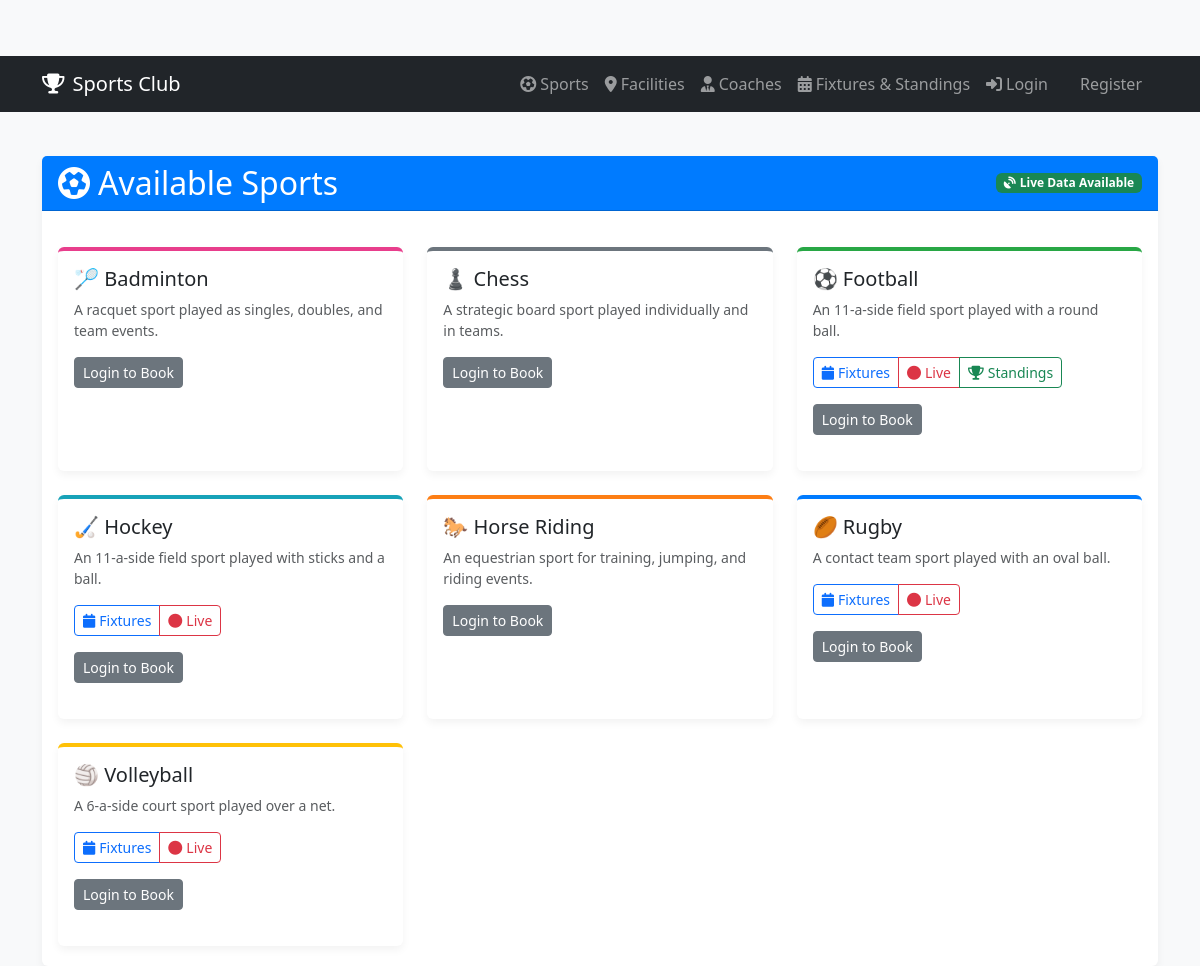
The page /public/view_sports.php on the database its author committed.
### tables this page shows
CREATE TABLE IF NOT EXISTS `sports` (
    `sport_id` INT AUTO_INCREMENT PRIMARY KEY,
    `name` VARCHAR(100) NOT NULL UNIQUE,
    `description` TEXT
);

### public/view_sports.php (the view, shortened to what this page needs)
<?php
include_once("../includes/header.php");
require_once "../config/db_connect.php";
$sports = [];
$sql = "SELECT sport_id, name, description FROM sports ORDER BY name";
if ($result = $conn->query($sql)) {
    while ($row = $result->fetch_assoc()) $sports[] = $row;
}
$sportConfig = [
    'Football'     => ['icon' => '⚽', 'color' => '#28a745', 'hasApi' => true],
    'Rugby'        => ['icon' => '🏉', 'color' => '#007bff', 'hasApi' => true],
    'Volleyball'   => ['icon' => '🏐', 'color' => '#ffc107', 'hasApi' => true],
    'Hockey'       => ['icon' => '🏑', 'color' => '#17a2b8', 'hasApi' => true],
    'Badminton'    => ['icon' => '🏸', 'color' => '#e83e8c', 'hasApi' => false],
    'Chess'        => ['icon' => '♟️', 'color' => '#6c757d', 'hasApi' => false],
    'Horse Riding' => ['icon' => '🐎', 'color' => '#fd7e14', 'hasApi' => false],
];
?>
<div class="row">
    <div class="col-md-12">
        <div class="card">
            <div class="card-header d-flex justify-content-between align-items-center">
                <h2 class="mb-0">
                    <i class="fas fa-futbol me-2"></i>Available Sports
                </h2>
                <span class="badge bg-success">
                    <i class="fas fa-satellite-dish me-1"></i>Live Data Available
                </span>
            </div>
            <div class="card-body">
                <div class="row">
                    <?php foreach ($sports as $sport):
                        $cfg = $sportConfig[$sport['name']] ?? ['icon' => '🏅', 'color' => '#007bff', 'hasApi' => false];
                    ?>
                    <div class="col-md-4 mb-4">
                        <div class="card h-100" style="border-top: 4px solid <?php echo $cfg['color']; ?>">
                            <div class="card-body">
                                <h5 class="card-title">
                                    <?php echo $cfg['icon']; ?>
                                    <?php echo htmlspecialchars($sport['name']); ?>
                                </h5>
                                <p class="card-text text-muted small">
                                    <?php echo htmlspecialchars($sport['description']); ?>
                                </p>
                                <?php if ($cfg['hasApi']): ?>
                                <div class="btn-group btn-group-sm mb-2" role="group">
                                    <button class="btn btn-outline-primary"
                                            onclick="loadSportData('<?php echo $sport['name']; ?>', 'fixtures')">
                                        <i class="fas fa-calendar me-1"></i>Fixtures
                                    </button>
                                    <button class="btn btn-outline-danger"
                                            onclick="loadSportData('<?php echo $sport['name']; ?>', 'live')">
                                        <i class="fas fa-circle me-1"></i>Live
                                    </button>
                                    <?php if ($sport['name'] === 'Football'): ?>
                                    <button class="btn btn-outline-success"
                                            onclick="loadSportData('<?php echo $sport['name']; ?>', 'standings')">
                                        <i class="fas fa-trophy me-1"></i>Standings
                                    </button>
                                    <?php endif; ?>
                                </div>
                                <?php endif; ?>
                                <div class="mt-2">
                                    <?php if (isset($_SESSION["loggedin"]) && $_SESSION["loggedin"] === true): ?>
                                        <a href="booking.php?sport_id=<?php echo $sport['sport_id']; ?>"
                                           class="btn btn-primary btn-sm">
                                           <i class="fas fa-calendar-plus me-1"></i>Book Now
                                        </a>
                                    <?php else: ?>
                                        <a href="login.php" class="btn btn-secondary btn-sm">
                                            Login to Book
                                        </a>
                                    <?php endif; ?>
                                </div>
                            </div>
                        </div>
                    </div>
                    <?php endforeach; ?>
                </div>
            </div>
        </div>
    </div>
</div>
<?php include_once("../includes/footer.php"); ?>

### includes/header.php (shortened to what this page needs)
<!DOCTYPE html>
<html lang="en">
<head>
    <link href="https://cdn.jsdelivr.net/npm/bootstrap@5.3.0/dist/css/bootstrap.min.css" rel="stylesheet">
    <link rel="stylesheet" href="https://unpkg.com/leaflet@1.9.4/dist/leaflet.css" />
    <link rel="stylesheet" href="https://cdnjs.cloudflare.com/ajax/libs/font-awesome/6.4.0/css/all.min.css">
    <link rel="stylesheet" href="/sports_club_management/public/css/style.css">
</head>
<body>
    <nav class="navbar navbar-expand-lg navbar-dark bg-dark">
        <div class="container">
            <a class="navbar-brand" href="/sports_club_management/public/index.php">
                <i class="fas fa-trophy me-2"></i>Sports Club
            </a>
            <div class="collapse navbar-collapse" id="navbarNav">
                <ul class="navbar-nav ms-auto">
                    <li class="nav-item">
                        <a class="nav-link" href="/sports_club_management/public/view_sports.php">
                            <i class="fas fa-futbol me-1"></i>Sports
                        </a>
                    </li>
                    <li class="nav-item">
                        <a class="nav-link" href="/sports_club_management/public/view_facilities.php">
                            <i class="fas fa-map-marker-alt me-1"></i>Facilities
                        </a>
                    </li>
                    <li class="nav-item">
                        <a class="nav-link" href="/sports_club_management/public/view_coaches.php">
                            <i class="fas fa-user-tie me-1"></i>Coaches
                        </a>
                    </li>
                    <li class="nav-item">
                        <a class="nav-link" href="/sports_club_management/public/view_fixtures.php">
                            <i class="fas fa-calendar-alt me-1"></i>Fixtures &amp; Standings
                        </a>
                    </li>
                    <?php if (isset($_SESSION["loggedin"]) && $_SESSION["loggedin"] === true): ?>
                        <li class="nav-item">
                            <a class="nav-link" href="/sports_club_management/public/dashboard.php">
                                <i class="fas fa-th-large me-1"></i>Dashboard
                            </a>
                        </li>
                        <li class="nav-item">
                            <a class="nav-link" href="/sports_club_management/public/logout.php">
                                <i class="fas fa-sign-out-alt me-1"></i>Logout
                            </a>
                        </li>
                    <?php else: ?>
                        <li class="nav-item">
                            <a class="nav-link" href="/sports_club_management/public/login.php">
                                <i class="fas fa-sign-in-alt me-1"></i>Login
                            </a>
                        </li>
                        <li class="nav-item">
                            <a class="nav-link btn btn-outline-light btn-sm ms-2 px-3" href="/sports_club_management/public/register.php">
                                Register
                            </a>
                        </li>
                    <?php endif; ?>
                </ul>
            </div>
        </div>
    </nav>
    <div class="container mt-4">

### includes/footer.php (shortened to what this page needs)
    </div>
</body>
</html>

### public/css/style.css (style rules this page uses)
body { padding-top: 56px; background-color: #f8f9fa; }
.navbar { margin-bottom: 20px; }
.card { margin-top: 20px; border: none; box-shadow: 0 4px 8px rgba(0,0,0,.05); }
.card-header { background-color: #007bff; color: white; font-weight: bold; }

### rows shown on the page
sports: name "🏸", name "Badminton", description "A racquet sport played as singles, doubles, and team events."
sports: name "♟️", name "Chess", description "A strategic board sport played individually and in teams."
sports: name "⚽", name "Football", description "An 11-a-side field sport played with a round ball."
sports: name "🏑", name "Hockey", description "An 11-a-side field sport played with sticks and a ball."
sports: name "🐎", name "Horse Riding", description "An equestrian sport for training, jumping, and riding events."
sports: name "🏉", name "Rugby", description "A contact team sport played with an oval ball."
sports: name "🏐", name "Volleyball", description "A 6-a-side court sport played over a net."
